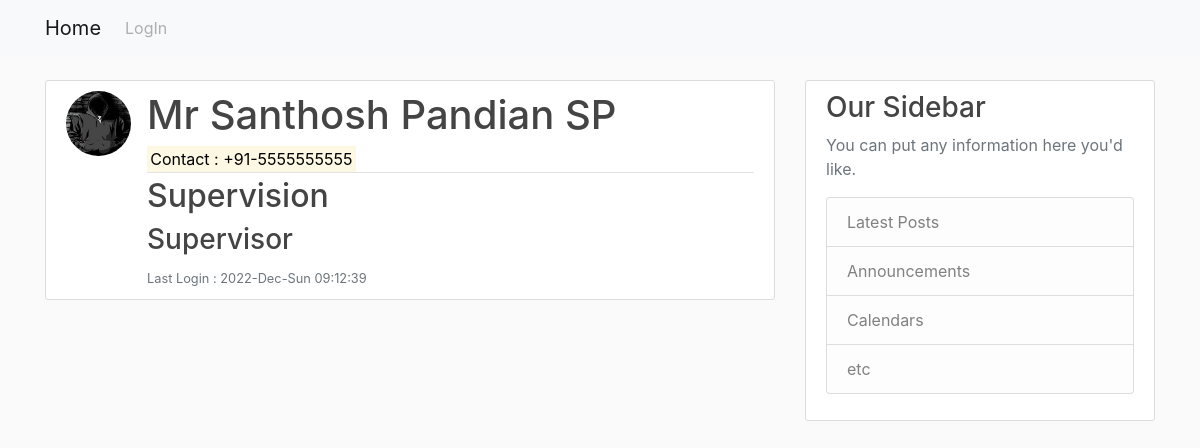
Screenshot of /profile/3/ with the database file from the repository.
### profiles/models.py (models this page shows, shortened)
class Profile(models.Model):
    user = models.OneToOneField(User,on_delete=models.CASCADE)
    contact = models.CharField(max_length=10, null=True)
    contact_ext = models.CharField(max_length=3, null=True)
    join_date = models.DateTimeField(default=datetime.now, blank=True)
    join_dateformat = models.CharField(max_length=10,default="D-M-Y")
    team = models.CharField(max_length=20)
    jobtitle = models.CharField(max_length=20)
    lastlogin = models.DateTimeField(auto_now=True)
    loggedIn = models.BooleanField(default=False)
    dateformat = models.CharField(max_length=20,default="Y-M-D h:m:s")
    picture = models.ImageField(default='default.jpg',upload_to='profile_pics')

class Account(models.Model):
    user = models.OneToOneField(User,on_delete=models.CASCADE)
    first_name = models.CharField(max_length=20)
    last_name = models.CharField(max_length=20)
    TITLE_CHOICES = (("Mr", "Mr"), ("Ms", "Ms"), ("Mrs", "Mrs"),)
    title = models.CharField(max_length = 3, choices = TITLE_CHOICES, default = 'Mr')
    @property
    def short_name(self):
        if self.first_name and self.last_name:
            return "%s%s" % (self.first_name[:1],self.last_name[:1])

### profiles/views.py (the view)
# urls.py: path('profile/<int:pk>/', ProfileDetailView.as_view(), name='profile-detail'),
class ProfileDetailView(DetailView):
    model = Profile
    template_name = 'profiles/profile_detail.html'
    context_object_name = 'profile_detail'

### profiles/templates/profiles/profile_detail.html
{% extends "profiles/base.html" %}
{% block content %}
<article class="media content-section">
  <img class="rounded-circle article-img" src="{{ profile_detail.picture.url }}">
  <div class="media-body">
    <div class="article-metadata">
      <h1 class="mr-2">
        {% if profile_detail.user.account.first_name %}
        {{ profile_detail.user.account.title }} {{ profile_detail.user.account.first_name }} {{ profile_detail.user.account.last_name }} {{ profile_detail.user.account.short_name }}
        {% else %}
        {{ profile_detail.user.username }}
        {% endif %}
      </h1>
      {% if profile_detail.contact %}
      <mark>Contact : +{{ profile_detail.contact_ext }}-{{ profile_detail.contact }}</mark>
      {% endif %}
    </div>
    <h2 class="article-title">{{ profile_detail.team }}</h2>
    <h3 class="article-title">{{ profile_detail.jobtitle }}</h3>
    <small class="text-muted">Last Login : {{ profile_detail.lastlogin|date:profile_detail.dateformat }}</small>
  </div>
</article>
{% endblock %}

### profiles/static/profiles/main.css (style rules this page uses)
body { background: #fafafa; color: #333333; margin-top: 5rem; }
h1, h2, h3, h4, h5, h6 { color: #444444; }
.content-section { background: #ffffff; padding: 10px 20px; border: 1px solid #dddddd; border-radius: 3px; margin-bottom: 20px; }
.article-title { color: #444444; }
.article-img { height: 65px; width: 65px; margin-right: 16px; }
.article-metadata { padding-bottom: 1px; margin-bottom: 4px; border-bottom: 1px solid #e3e3e3 }

### rows the page displays
Profile: picture (picture), user.account "Mr", user.account.first_name "Santhosh", user.account.last_name "Pandian", user.account.short_name "SP", contact_ext "91", contact "5555555555", team "Supervision", jobtitle "Supervisor", lastlogin "2022-Dec-Sun 09:12:39"
